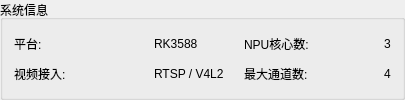
                                <widget class="QGroupBox" name="grpSystemInfo">
                                    <property name="title">
                                        <string>系统信息</string>
                                    </property>
                                    <layout class="QGridLayout" name="gridLayout_sys">
                                        <property name="horizontalSpacing">
                                            <number>20</number>
                                        </property>
                                        <property name="verticalSpacing">
                                            <number>6</number>
                                        </property>
                                        <item row="0" column="0">
                                            <widget class="QLabel" name="labPlatform">
                                                <property name="text">
                                                    <string>平台:</string>
                                                </property>
                                                <property name="minimumSize">
                                                    <size>
                                                        <width>120</width>
                                                        <height>0</height>
                                                    </size>
                                                </property>
                                            </widget>
                                        </item>
                                        <item row="0" column="1">
                                            <widget class="QLabel" name="labPlatformVal">
                                                <property name="text">
                                                    <string>RK3588</string>
                                                </property>
                                            </widget>
                                        </item>
                                        <item row="0" column="2">
                                            <widget class="QLabel" name="labNpuCores">
                                                <property name="text">
                                                    <string>NPU核心数:</string>
                                                </property>
                                                <property name="minimumSize">
                                                    <size>
                                                        <width>120</width>
                                                        <height>0</height>
                                                    </size>
                                                </property>
                                            </widget>
                                        </item>
                                        <item row="0" column="3">
                                            <widget class="QLabel" name="labNpuCoresVal">
                                                <property name="text">
                                                    <string>3</string>
                                                </property>
                                            </widget>
                                        </item>
                                        <item row="1" column="0">
                                            <widget class="QLabel" name="labVideoIn">
                                                <property name="text">
                                                    <string>视频接入:</string>
                                                </property>
                                            </widget>
                                        </item>
                                        <item row="1" column="1">
                                            <widget class="QLabel" name="labVideoInVal">
                                                <property name="text">
                                                    <string>RTSP / V4L2</string>
                                                </property>
                                            </widget>
                                        </item>
                                        <item row="1" column="2">
                                            <widget class="QLabel" name="labMaxChannels">
                                                <property name="text">
                                                    <string>最大通道数:</string>
                                                </property>
                                            </widget>
                                        </item>
                                        <item row="1" column="3">
                                            <widget class="QLabel" name="labMaxChannelsVal">
                                                <property name="text">
                                                    <string>4</string>
                                                </property>
                                            </widget>
                                        </item>
                                    </layout>
                                </widget>
